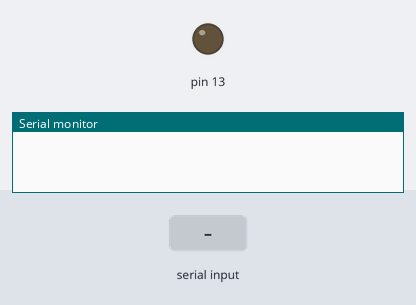
This sketch was run on a simulated Arduino Uno, built with avr-gcc and run on an emulated ATmega328P. On the bench: output pins drawn as LEDs (lit = HIGH), the last lines printed to the serial monitor. The test bench sets the inputs (shaded band).

Above: at 1.2 s.
1.3 s: "1" received over Serial
At 2.6 s:
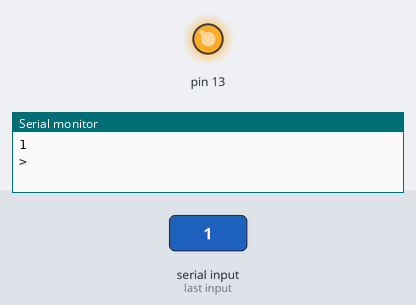
3.8 s: "0" received over Serial
At 5.7 s:
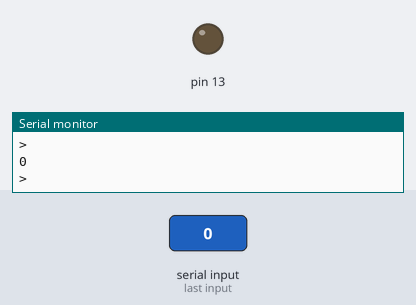
Timing chart, 0 to 7.2 s (numbered marks = the images above; inputs shaded):
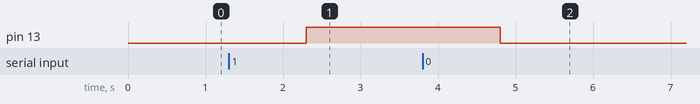

The sketch:

Serial_Receive_Test.ino
```cpp
String dataIn;

void setup() {
  // put your setup code here, to run once:
  Serial.begin(9600); // uno only has 1 serial port
  pinMode(13, OUTPUT);
}

void loop() {
  // put your main code here, to run repeatedly:
  if (Serial.available() > 0) { // usb

    dataIn = Serial.parseInt();
    Serial.println(dataIn);

    if (dataIn == "1") {
      // Serial.println("LED is ON");
      digitalWrite(13, HIGH);
    }

    else if (dataIn == "0") {
      // Serial.println("LED is OFF");
      digitalWrite(13, LOW);
    }

    Serial.println(">");

  }
}
```

Measured:
- after the input at 1.3 s, pin 13: LOW → HIGH after 1.0 s
- after the input at 3.8 s, pin 13: HIGH → LOW after 1.0 s
